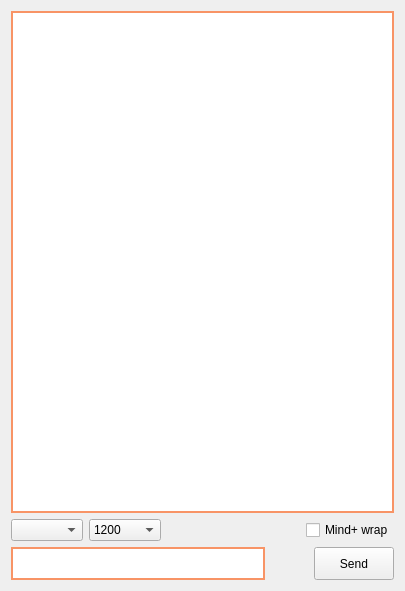
<?xml version="1.0" encoding="UTF-8"?>
<ui version="4.0">
 <class>SerialPortToolForm</class>
 <widget class="QWidget" name="SerialPortToolForm">
  <property name="geometry">
   <rect>
    <x>0</x>
    <y>0</y>
    <width>405</width>
    <height>591</height>
   </rect>
  </property>
  <property name="windowTitle">
   <string>Form</string>
  </property>
  <layout class="QGridLayout" name="gridLayout_3">
   <item row="0" column="0">
    <widget class="QWidget" name="widget" native="true">
     <property name="styleSheet">
      <string notr="true">background-color: rgb(248, 148, 102);</string>
     </property>
     <layout class="QGridLayout" name="gridLayout_2">
      <property name="leftMargin">
       <number>2</number>
      </property>
      <property name="topMargin">
       <number>2</number>
      </property>
      <property name="rightMargin">
       <number>2</number>
      </property>
      <property name="bottomMargin">
       <number>2</number>
      </property>
      <property name="spacing">
       <number>0</number>
      </property>
      <item row="0" column="0">
       <widget class="QTextEdit" name="textEditRead">
        <property name="styleSheet">
         <string notr="true">background-color: rgb(255, 255, 255);</string>
        </property>
        <property name="frameShape">
         <enum>QFrame::NoFrame</enum>
        </property>
        <property name="frameShadow">
         <enum>QFrame::Plain</enum>
        </property>
        <property name="lineWidth">
         <number>0</number>
        </property>
       </widget>
      </item>
     </layout>
    </widget>
   </item>
   <item row="1" column="0">
    <widget class="QWidget" name="widget_2" native="true">
     <property name="minimumSize">
      <size>
       <width>381</width>
       <height>61</height>
      </size>
     </property>
     <property name="maximumSize">
      <size>
       <width>16777215</width>
       <height>61</height>
      </size>
     </property>
     <layout class="QGridLayout" name="gridLayout_4">
      <property name="leftMargin">
       <number>0</number>
      </property>
      <property name="topMargin">
       <number>0</number>
      </property>
      <property name="rightMargin">
       <number>0</number>
      </property>
      <property name="bottomMargin">
       <number>0</number>
      </property>
      <item row="0" column="0">
       <layout class="QHBoxLayout" name="horizontalLayout_2">
        <item>
         <widget class="QComboBox" name="comboBoxPort"/>
        </item>
        <item>
         <widget class="QComboBox" name="comboBoxBaud">
          <item>
           <property name="text">
            <string>1200</string>
           </property>
          </item>
          <item>
           <property name="text">
            <string>2400</string>
           </property>
          </item>
          <item>
           <property name="text">
            <string>4800</string>
           </property>
          </item>
          <item>
           <property name="text">
            <string>9600</string>
           </property>
          </item>
          <item>
           <property name="text">
            <string>19200</string>
           </property>
          </item>
          <item>
           <property name="text">
            <string>38400</string>
           </property>
          </item>
          <item>
           <property name="text">
            <string>57600</string>
           </property>
          </item>
          <item>
           <property name="text">
            <string>115200</string>
           </property>
          </item>
          <item>
           <property name="text">
            <string>128000</string>
           </property>
          </item>
          <item>
           <property name="text">
            <string>250000</string>
           </property>
          </item>
          <item>
           <property name="text">
            <string>256000</string>
           </property>
          </item>
         </widget>
        </item>
        <item>
         <spacer name="horizontalSpacer_3">
          <property name="orientation">
           <enum>Qt::Horizontal</enum>
          </property>
          <property name="sizeHint" stdset="0">
           <size>
            <width>40</width>
            <height>13</height>
           </size>
          </property>
         </spacer>
        </item>
        <item>
         <widget class="QCheckBox" name="checkBoxMind">
          <property name="text">
           <string>Mind+ wrap</string>
          </property>
         </widget>
        </item>
       </layout>
      </item>
      <item row="1" column="0">
       <layout class="QHBoxLayout" name="horizontalLayout">
        <item>
         <widget class="QWidget" name="widget_3" native="true">
          <property name="styleSheet">
           <string notr="true">background-color: rgb(248, 148, 102);</string>
          </property>
          <layout class="QGridLayout" name="gridLayout">
           <property name="leftMargin">
            <number>2</number>
           </property>
           <property name="topMargin">
            <number>2</number>
           </property>
           <property name="rightMargin">
            <number>2</number>
           </property>
           <property name="bottomMargin">
            <number>2</number>
           </property>
           <property name="spacing">
            <number>2</number>
           </property>
           <item row="0" column="0">
            <widget class="QTextEdit" name="textEditSend">
             <property name="styleSheet">
              <string notr="true">background-color: rgb(255, 255, 255);</string>
             </property>
             <property name="frameShape">
              <enum>QFrame::NoFrame</enum>
             </property>
             <property name="frameShadow">
              <enum>QFrame::Plain</enum>
             </property>
             <property name="lineWidth">
              <number>0</number>
             </property>
             <property name="verticalScrollBarPolicy">
              <enum>Qt::ScrollBarAlwaysOff</enum>
             </property>
             <property name="horizontalScrollBarPolicy">
              <enum>Qt::ScrollBarAlwaysOff</enum>
             </property>
            </widget>
           </item>
          </layout>
         </widget>
        </item>
        <item>
         <spacer name="horizontalSpacer">
          <property name="orientation">
           <enum>Qt::Horizontal</enum>
          </property>
          <property name="sizeHint" stdset="0">
           <size>
            <width>48</width>
            <height>18</height>
           </size>
          </property>
         </spacer>
        </item>
        <item>
         <widget class="QPushButton" name="pushButtonSend">
          <property name="sizePolicy">
           <sizepolicy hsizetype="Minimum" vsizetype="Minimum">
            <horstretch>0</horstretch>
            <verstretch>0</verstretch>
           </sizepolicy>
          </property>
          <property name="styleSheet">
           <string notr="true"/>
          </property>
          <property name="text">
           <string>Send</string>
          </property>
         </widget>
        </item>
       </layout>
      </item>
     </layout>
    </widget>
   </item>
  </layout>
 </widget>
 <resources/>
 <connections/>
</ui>
